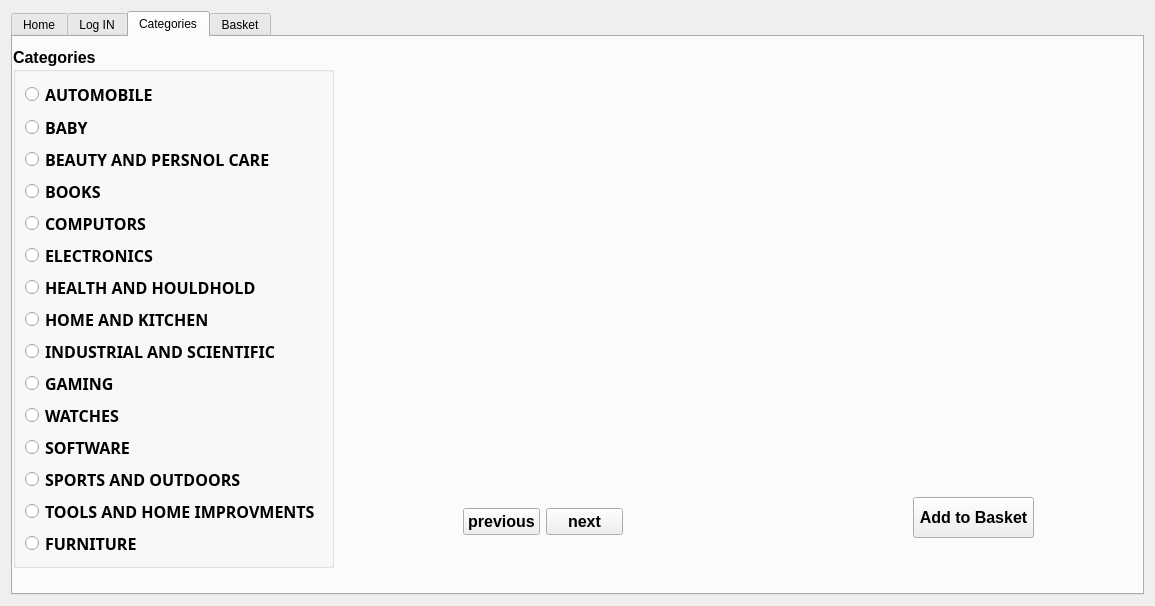
<?xml version="1.0" encoding="UTF-8"?>
<ui version="4.0">
 <class>Show_items</class>
 <widget class="QDialog" name="Show_items">
  <property name="geometry">
   <rect>
    <x>0</x>
    <y>0</y>
    <width>1155</width>
    <height>606</height>
   </rect>
  </property>
  <property name="windowTitle">
   <string>BazzarOne</string>
  </property>
  <layout class="QVBoxLayout" name="verticalLayout_3">
   <item>
    <widget class="QTabWidget" name="tabWidget">
     <property name="styleSheet">
      <string notr="true">background-image: url(:/new/prefix1/Background/window.jpeg);</string>
     </property>
     <property name="currentIndex">
      <number>2</number>
     </property>
     <widget class="QWidget" name="tab_Home">
      <attribute name="icon">
       <iconset resource="background.qrc">
        <normaloff>:/new/prefix1/Background/Home.png</normaloff>:/new/prefix1/Background/Home.png</iconset>
      </attribute>
      <attribute name="title">
       <string>Home</string>
      </attribute>
      <widget class="QPushButton" name="pushButton_search">
       <property name="geometry">
        <rect>
         <x>940</x>
         <y>32</y>
         <width>41</width>
         <height>41</height>
        </rect>
       </property>
       <property name="styleSheet">
        <string notr="true">background-image: url(:/new/prefix1/Background/search.png);</string>
       </property>
       <property name="text">
        <string/>
       </property>
      </widget>
      <widget class="QLineEdit" name="lineEdit_search">
       <property name="geometry">
        <rect>
         <x>420</x>
         <y>30</y>
         <width>511</width>
         <height>41</height>
        </rect>
       </property>
       <property name="styleSheet">
        <string notr="true">background-image: url(:/new/prefix1/Background/white.jpg);</string>
       </property>
      </widget>
      <widget class="QPushButton" name="pushButton_orders3">
       <property name="geometry">
        <rect>
         <x>1010</x>
         <y>300</y>
         <width>75</width>
         <height>23</height>
        </rect>
       </property>
       <property name="text">
        <string>See Item</string>
       </property>
      </widget>
      <widget class="QLabel" name="label_opic3">
       <property name="geometry">
        <rect>
         <x>780</x>
         <y>360</y>
         <width>151</width>
         <height>151</height>
        </rect>
       </property>
       <property name="font">
        <font>
         <family>Ebrima</family>
         <weight>75</weight>
         <bold>true</bold>
         <strikeout>false</strikeout>
        </font>
       </property>
       <property name="text">
        <string/>
       </property>
      </widget>
      <widget class="QLabel" name="label_Fname2">
       <property name="geometry">
        <rect>
         <x>580</x>
         <y>140</y>
         <width>151</width>
         <height>121</height>
        </rect>
       </property>
       <property name="font">
        <font>
         <family>Ebrima</family>
         <pointsize>10</pointsize>
         <weight>75</weight>
         <bold>true</bold>
         <strikeout>false</strikeout>
        </font>
       </property>
       <property name="text">
        <string/>
       </property>
      </widget>
      <widget class="QPushButton" name="pushButton_ordero3">
       <property name="geometry">
        <rect>
         <x>1020</x>
         <y>500</y>
         <width>75</width>
         <height>23</height>
        </rect>
       </property>
       <property name="text">
        <string>See Item</string>
       </property>
      </widget>
      <widget class="QPushButton" name="pushButton_orders2">
       <property name="geometry">
        <rect>
         <x>610</x>
         <y>300</y>
         <width>75</width>
         <height>23</height>
        </rect>
       </property>
       <property name="text">
        <string>See Item</string>
       </property>
      </widget>
      <widget class="QPushButton" name="pushButton_ordero1">
       <property name="geometry">
        <rect>
         <x>250</x>
         <y>500</y>
         <width>75</width>
         <height>23</height>
        </rect>
       </property>
       <property name="text">
        <string>See Item</string>
       </property>
      </widget>
      <widget class="QLabel" name="label_opic1">
       <property name="geometry">
        <rect>
         <x>30</x>
         <y>360</y>
         <width>151</width>
         <height>151</height>
        </rect>
       </property>
       <property name="font">
        <font>
         <family>Ebrima</family>
         <weight>75</weight>
         <bold>true</bold>
         <strikeout>false</strikeout>
        </font>
       </property>
       <property name="text">
        <string/>
       </property>
      </widget>
      <widget class="QLabel" name="label_oname1">
       <property name="geometry">
        <rect>
         <x>230</x>
         <y>360</y>
         <width>151</width>
         <height>121</height>
        </rect>
       </property>
       <property name="font">
        <font>
         <family>Ebrima</family>
         <pointsize>10</pointsize>
         <weight>75</weight>
         <bold>true</bold>
         <strikeout>false</strikeout>
        </font>
       </property>
       <property name="text">
        <string/>
       </property>
      </widget>
      <widget class="QLabel" name="label_oname3">
       <property name="geometry">
        <rect>
         <x>980</x>
         <y>360</y>
         <width>151</width>
         <height>121</height>
        </rect>
       </property>
       <property name="font">
        <font>
         <family>Ebrima</family>
         <pointsize>10</pointsize>
         <weight>75</weight>
         <bold>true</bold>
         <strikeout>false</strikeout>
        </font>
       </property>
       <property name="text">
        <string/>
       </property>
      </widget>
      <widget class="QLabel" name="label_opic2">
       <property name="geometry">
        <rect>
         <x>400</x>
         <y>360</y>
         <width>151</width>
         <height>151</height>
        </rect>
       </property>
       <property name="font">
        <font>
         <family>Ebrima</family>
         <weight>75</weight>
         <bold>true</bold>
         <strikeout>false</strikeout>
        </font>
       </property>
       <property name="text">
        <string/>
       </property>
      </widget>
      <widget class="QLabel" name="label_8">
       <property name="geometry">
        <rect>
         <x>30</x>
         <y>20</y>
         <width>251</width>
         <height>61</height>
        </rect>
       </property>
       <property name="font">
        <font>
         <family>Ebrima</family>
         <pointsize>30</pointsize>
         <weight>50</weight>
         <bold>false</bold>
         <strikeout>false</strikeout>
        </font>
       </property>
       <property name="text">
        <string>BAZZAR ONE</string>
       </property>
      </widget>
      <widget class="QLabel" name="label_Fname1_2">
       <property name="geometry">
        <rect>
         <x>230</x>
         <y>270</y>
         <width>151</width>
         <height>21</height>
        </rect>
       </property>
       <property name="font">
        <font>
         <family>Ebrima</family>
         <pointsize>12</pointsize>
         <weight>75</weight>
         <bold>true</bold>
         <strikeout>true</strikeout>
        </font>
       </property>
       <property name="text">
        <string/>
       </property>
      </widget>
      <widget class="QPushButton" name="pushButton_ordero2">
       <property name="geometry">
        <rect>
         <x>620</x>
         <y>490</y>
         <width>75</width>
         <height>23</height>
        </rect>
       </property>
       <property name="text">
        <string>See Item</string>
       </property>
      </widget>
      <widget class="QLabel" name="label_Fname3_3">
       <property name="geometry">
        <rect>
         <x>970</x>
         <y>270</y>
         <width>151</width>
         <height>21</height>
        </rect>
       </property>
       <property name="font">
        <font>
         <family>Ebrima</family>
         <pointsize>12</pointsize>
         <weight>75</weight>
         <bold>true</bold>
         <strikeout>true</strikeout>
        </font>
       </property>
       <property name="text">
        <string/>
       </property>
      </widget>
      <widget class="QLabel" name="label_Fpic3">
       <property name="geometry">
        <rect>
         <x>780</x>
         <y>140</y>
         <width>151</width>
         <height>151</height>
        </rect>
       </property>
       <property name="font">
        <font>
         <family>Ebrima</family>
         <weight>75</weight>
         <bold>true</bold>
         <strikeout>false</strikeout>
        </font>
       </property>
       <property name="text">
        <string/>
       </property>
      </widget>
      <widget class="QLabel" name="label_oname2">
       <property name="geometry">
        <rect>
         <x>600</x>
         <y>360</y>
         <width>151</width>
         <height>121</height>
        </rect>
       </property>
       <property name="font">
        <font>
         <family>Ebrima</family>
         <pointsize>10</pointsize>
         <weight>75</weight>
         <bold>true</bold>
         <strikeout>false</strikeout>
        </font>
       </property>
       <property name="text">
        <string/>
       </property>
      </widget>
      <widget class="QLabel" name="label_Fname3">
       <property name="geometry">
        <rect>
         <x>970</x>
         <y>140</y>
         <width>151</width>
         <height>121</height>
        </rect>
       </property>
       <property name="font">
        <font>
         <family>Ebrima</family>
         <pointsize>10</pointsize>
         <weight>75</weight>
         <bold>true</bold>
         <strikeout>false</strikeout>
        </font>
       </property>
       <property name="text">
        <string/>
       </property>
      </widget>
      <widget class="QLabel" name="label_Fpic2">
       <property name="geometry">
        <rect>
         <x>400</x>
         <y>140</y>
         <width>151</width>
         <height>151</height>
        </rect>
       </property>
       <property name="font">
        <font>
         <family>Ebrima</family>
         <weight>75</weight>
         <bold>true</bold>
         <strikeout>false</strikeout>
        </font>
       </property>
       <property name="text">
        <string/>
       </property>
      </widget>
      <widget class="QLabel" name="label_Fname2_2">
       <property name="geometry">
        <rect>
         <x>580</x>
         <y>270</y>
         <width>151</width>
         <height>21</height>
        </rect>
       </property>
       <property name="font">
        <font>
         <family>Ebrima</family>
         <pointsize>12</pointsize>
         <weight>75</weight>
         <bold>true</bold>
         <strikeout>true</strikeout>
        </font>
       </property>
       <property name="text">
        <string/>
       </property>
      </widget>
      <widget class="QLabel" name="label_Fname1">
       <property name="geometry">
        <rect>
         <x>230</x>
         <y>140</y>
         <width>151</width>
         <height>121</height>
        </rect>
       </property>
       <property name="font">
        <font>
         <family>Ebrima</family>
         <pointsize>10</pointsize>
         <weight>75</weight>
         <bold>true</bold>
         <strikeout>false</strikeout>
        </font>
       </property>
       <property name="text">
        <string/>
       </property>
      </widget>
      <widget class="QLabel" name="label_14">
       <property name="geometry">
        <rect>
         <x>30</x>
         <y>320</y>
         <width>151</width>
         <height>16</height>
        </rect>
       </property>
       <property name="font">
        <font>
         <family>Ebrima</family>
         <pointsize>10</pointsize>
         <weight>50</weight>
         <bold>false</bold>
        </font>
       </property>
       <property name="text">
        <string/>
       </property>
      </widget>
      <widget class="QPushButton" name="pushButton_orders1">
       <property name="geometry">
        <rect>
         <x>250</x>
         <y>300</y>
         <width>75</width>
         <height>23</height>
        </rect>
       </property>
       <property name="text">
        <string>See Item</string>
       </property>
      </widget>
      <widget class="QLabel" name="label_Fpic1">
       <property name="geometry">
        <rect>
         <x>30</x>
         <y>140</y>
         <width>151</width>
         <height>151</height>
        </rect>
       </property>
       <property name="font">
        <font>
         <family>Ebrima</family>
         <weight>75</weight>
         <bold>true</bold>
         <strikeout>false</strikeout>
        </font>
       </property>
       <property name="text">
        <string/>
       </property>
      </widget>
      <widget class="QLabel" name="label_13">
       <property name="geometry">
        <rect>
         <x>30</x>
         <y>100</y>
         <width>151</width>
         <height>16</height>
        </rect>
       </property>
       <property name="font">
        <font>
         <family>Ebrima</family>
         <pointsize>10</pointsize>
         <weight>50</weight>
         <bold>false</bold>
        </font>
       </property>
       <property name="text">
        <string/>
       </property>
      </widget>
     </widget>
     <widget class="QWidget" name="tab_Log_in">
      <attribute name="icon">
       <iconset resource="background.qrc">
        <normaloff>:/new/prefix1/Background/loginButton.jpeg</normaloff>:/new/prefix1/Background/loginButton.jpeg</iconset>
      </attribute>
      <attribute name="title">
       <string>Log IN</string>
      </attribute>
      <widget class="QGroupBox" name="groupBox">
       <property name="geometry">
        <rect>
         <x>790</x>
         <y>10</y>
         <width>321</width>
         <height>431</height>
        </rect>
       </property>
       <property name="font">
        <font>
         <family>Ebrima</family>
         <pointsize>14</pointsize>
         <weight>75</weight>
         <bold>true</bold>
        </font>
       </property>
       <property name="title">
        <string>LOG IN</string>
       </property>
       <layout class="QVBoxLayout" name="verticalLayout_2">
        <item>
         <layout class="QVBoxLayout" name="verticalLayout">
          <item>
           <widget class="QLabel" name="label">
            <property name="font">
             <font>
              <family>Ebrima</family>
              <pointsize>14</pointsize>
              <weight>75</weight>
              <bold>true</bold>
             </font>
            </property>
            <property name="text">
             <string>Username</string>
            </property>
           </widget>
          </item>
          <item>
           <widget class="QLineEdit" name="lineEdit_username">
            <property name="font">
             <font>
              <family>Ebrima</family>
              <pointsize>12</pointsize>
             </font>
            </property>
            <property name="styleSheet">
             <string notr="true">background-image: url(:/new/prefix1/Background/white.jpg);</string>
            </property>
           </widget>
          </item>
          <item>
           <widget class="QLabel" name="label_3">
            <property name="font">
             <font>
              <family>Ebrima</family>
              <pointsize>14</pointsize>
              <weight>75</weight>
              <bold>true</bold>
             </font>
            </property>
            <property name="text">
             <string>Password</string>
            </property>
           </widget>
          </item>
          <item>
           <widget class="QLineEdit" name="lineEdit_password">
            <property name="font">
             <font>
              <family>Ebrima</family>
              <pointsize>12</pointsize>
             </font>
            </property>
            <property name="styleSheet">
             <string notr="true">background-image: url(:/new/prefix1/Background/white.jpg);</string>
            </property>
            <property name="echoMode">
             <enum>QLineEdit::Password</enum>
            </property>
           </widget>
          </item>
          <item>
           <widget class="QPushButton" name="pushButton_login">
            <property name="font">
             <font>
              <family>Ebrima</family>
              <pointsize>12</pointsize>
              <weight>75</weight>
              <bold>true</bold>
             </font>
            </property>
            <property name="styleSheet">
             <string notr="true">background-image: url(:/new/prefix1/Background/warning.jpeg);
</string>
            </property>
            <property name="text">
             <string>Log-In</string>
            </property>
           </widget>
          </item>
          <item>
           <widget class="QLabel" name="label_4">
            <property name="text">
             <string>    don't have an account?</string>
            </property>
           </widget>
          </item>
          <item>
           <widget class="QPushButton" name="pushButton_signup">
            <property name="font">
             <font>
              <family>Ebrima</family>
              <pointsize>12</pointsize>
              <weight>75</weight>
              <bold>true</bold>
             </font>
            </property>
            <property name="styleSheet">
             <string notr="true">background-image: url(:/new/prefix1/Background/warning.jpeg);
</string>
            </property>
            <property name="text">
             <string>Create Your Bazzar-One Account </string>
            </property>
           </widget>
          </item>
         </layout>
        </item>
       </layout>
      </widget>
      <widget class="QLabel" name="label_pic">
       <property name="geometry">
        <rect>
         <x>11</x>
         <y>59</y>
         <width>711</width>
         <height>361</height>
        </rect>
       </property>
       <property name="text">
        <string/>
       </property>
      </widget>
      <widget class="QLabel" name="label_2">
       <property name="geometry">
        <rect>
         <x>270</x>
         <y>10</y>
         <width>200</width>
         <height>30</height>
        </rect>
       </property>
       <property name="font">
        <font>
         <family>Ebrima</family>
         <pointsize>18</pointsize>
         <weight>75</weight>
         <bold>true</bold>
        </font>
       </property>
       <property name="text">
        <string>    BAZZAR - ONE </string>
       </property>
      </widget>
      <widget class="QLabel" name="label_loginerror">
       <property name="geometry">
        <rect>
         <x>820</x>
         <y>460</y>
         <width>281</width>
         <height>31</height>
        </rect>
       </property>
       <property name="text">
        <string/>
       </property>
      </widget>
     </widget>
     <widget class="QWidget" name="tab_Categories">
      <attribute name="icon">
       <iconset resource="background.qrc">
        <normaloff>:/new/prefix1/Background/catagory.png</normaloff>:/new/prefix1/Background/catagory.png</iconset>
      </attribute>
      <attribute name="title">
       <string>Categories</string>
      </attribute>
      <widget class="QGroupBox" name="groupBox_2">
       <property name="geometry">
        <rect>
         <x>0</x>
         <y>10</y>
         <width>321</width>
         <height>521</height>
        </rect>
       </property>
       <property name="font">
        <font>
         <pointsize>12</pointsize>
         <weight>75</weight>
         <bold>true</bold>
        </font>
       </property>
       <property name="title">
        <string>Categories</string>
       </property>
       <layout class="QVBoxLayout" name="verticalLayout_5">
        <item>
         <widget class="QRadioButton" name="rB_automobile_2">
          <property name="font">
           <font>
            <family>Ebrima</family>
            <pointsize>12</pointsize>
            <weight>75</weight>
            <bold>true</bold>
           </font>
          </property>
          <property name="text">
           <string>AUTOMOBILE</string>
          </property>
         </widget>
        </item>
        <item>
         <widget class="QRadioButton" name="rB_baby_2">
          <property name="font">
           <font>
            <family>Ebrima</family>
            <pointsize>12</pointsize>
            <weight>75</weight>
            <bold>true</bold>
           </font>
          </property>
          <property name="text">
           <string>BABY</string>
          </property>
         </widget>
        </item>
        <item>
         <widget class="QRadioButton" name="rB_Beauty_2">
          <property name="font">
           <font>
            <family>Ebrima</family>
            <pointsize>12</pointsize>
            <weight>75</weight>
            <bold>true</bold>
           </font>
          </property>
          <property name="text">
           <string>BEAUTY AND PERSNOL CARE</string>
          </property>
         </widget>
        </item>
        <item>
         <widget class="QRadioButton" name="rB_books_2">
          <property name="font">
           <font>
            <family>Ebrima</family>
            <pointsize>12</pointsize>
            <weight>75</weight>
            <bold>true</bold>
           </font>
          </property>
          <property name="text">
           <string>BOOKS</string>
          </property>
         </widget>
        </item>
        <item>
         <widget class="QRadioButton" name="rB_computors_2">
          <property name="font">
           <font>
            <family>Ebrima</family>
            <pointsize>12</pointsize>
            <weight>75</weight>
            <bold>true</bold>
           </font>
          </property>
          <property name="text">
           <string>COMPUTORS</string>
          </property>
         </widget>
        </item>
        <item>
         <widget class="QRadioButton" name="rB_electronics_2">
          <property name="font">
           <font>
            <family>Ebrima</family>
            <pointsize>12</pointsize>
            <weight>75</weight>
            <bold>true</bold>
           </font>
          </property>
          <property name="text">
           <string>ELECTRONICS</string>
          </property>
         </widget>
        </item>
        <item>
         <widget class="QRadioButton" name="rB_health_2">
          <property name="font">
           <font>
            <family>Ebrima</family>
            <pointsize>12</pointsize>
            <weight>75</weight>
            <bold>true</bold>
           </font>
          </property>
          <property name="text">
           <string>HEALTH AND HOULDHOLD</string>
          </property>
         </widget>
        </item>
        <item>
         <widget class="QRadioButton" name="rB_homekitchen_2">
          <property name="font">
           <font>
            <family>Ebrima</family>
            <pointsize>12</pointsize>
            <weight>75</weight>
            <bold>true</bold>
           </font>
          </property>
          <property name="text">
           <string>HOME AND KITCHEN</string>
          </property>
         </widget>
        </item>
        <item>
         <widget class="QRadioButton" name="rB_indus_scientific_2">
          <property name="font">
           <font>
            <family>Ebrima</family>
            <pointsize>12</pointsize>
            <weight>75</weight>
            <bold>true</bold>
           </font>
          </property>
          <property name="text">
           <string>INDUSTRIAL AND SCIENTIFIC</string>
          </property>
         </widget>
        </item>
        <item>
         <widget class="QRadioButton" name="rB_gaming_2">
          <property name="font">
           <font>
            <family>Ebrima</family>
            <pointsize>12</pointsize>
            <weight>75</weight>
            <bold>true</bold>
           </font>
          </property>
          <property name="text">
           <string>GAMING</string>
          </property>
         </widget>
        </item>
        <item>
         <widget class="QRadioButton" name="rB_watches_2">
          <property name="font">
           <font>
            <family>Ebrima</family>
            <pointsize>12</pointsize>
            <weight>75</weight>
            <bold>true</bold>
           </font>
          </property>
          <property name="text">
           <string>WATCHES</string>
          </property>
         </widget>
        </item>
        <item>
         <widget class="QRadioButton" name="rB_software_2">
          <property name="font">
           <font>
            <family>Ebrima</family>
            <pointsize>12</pointsize>
            <weight>75</weight>
            <bold>true</bold>
           </font>
          </property>
          <property name="text">
           <string>SOFTWARE</string>
          </property>
         </widget>
        </item>
        <item>
         <widget class="QRadioButton" name="rB_sports_2">
          <property name="font">
           <font>
            <family>Ebrima</family>
            <pointsize>12</pointsize>
            <weight>75</weight>
            <bold>true</bold>
           </font>
          </property>
          <property name="text">
           <string>SPORTS AND OUTDOORS</string>
          </property>
         </widget>
        </item>
        <item>
         <widget class="QRadioButton" name="rB_Tools_2">
          <property name="font">
           <font>
            <family>Ebrima</family>
            <pointsize>12</pointsize>
            <weight>75</weight>
            <bold>true</bold>
           </font>
          </property>
          <property name="text">
           <string>TOOLS AND HOME IMPROVMENTS</string>
          </property>
         </widget>
        </item>
        <item>
         <widget class="QRadioButton" name="rB_furniture_2">
          <property name="font">
           <font>
            <family>Ebrima</family>
            <pointsize>12</pointsize>
            <weight>75</weight>
            <bold>true</bold>
           </font>
          </property>
          <property name="text">
           <string>FURNITURE</string>
          </property>
         </widget>
        </item>
       </layout>
      </widget>
      <widget class="QLabel" name="label_itempic">
       <property name="geometry">
        <rect>
         <x>330</x>
         <y>20</y>
         <width>371</width>
         <height>261</height>
        </rect>
       </property>
       <property name="font">
        <font>
         <pointsize>12</pointsize>
         <weight>75</weight>
         <bold>true</bold>
        </font>
       </property>
       <property name="text">
        <string/>
       </property>
      </widget>
      <widget class="QWidget" name="layoutWidget">
       <property name="geometry">
        <rect>
         <x>450</x>
         <y>470</y>
         <width>160</width>
         <height>30</height>
        </rect>
       </property>
       <property name="font">
        <font>
         <pointsize>12</pointsize>
         <weight>75</weight>
         <bold>true</bold>
        </font>
       </property>
       <layout class="QHBoxLayout" name="horizontalLayout">
        <item>
         <widget class="QPushButton" name="pushButton_previous">
          <property name="font">
           <font>
            <pointsize>12</pointsize>
            <weight>75</weight>
            <bold>true</bold>
           </font>
          </property>
          <property name="styleSheet">
           <string notr="true">background-image: url(:/new/prefix1/Background/warning.jpeg);
</string>
          </property>
          <property name="text">
           <string>previous</string>
          </property>
         </widget>
        </item>
        <item>
         <widget class="QPushButton" name="pushButton_next">
          <property name="font">
           <font>
            <pointsize>12</pointsize>
            <weight>75</weight>
            <bold>true</bold>
           </font>
          </property>
          <property name="styleSheet">
           <string notr="true">background-image: url(:/new/prefix1/Background/warning.jpeg);
</string>
          </property>
          <property name="text">
           <string>next</string>
          </property>
         </widget>
        </item>
       </layout>
      </widget>
      <widget class="QLabel" name="label_itemname_price">
       <property name="geometry">
        <rect>
         <x>726</x>
         <y>3</y>
         <width>391</width>
         <height>81</height>
        </rect>
       </property>
       <property name="font">
        <font>
         <pointsize>12</pointsize>
         <weight>75</weight>
         <bold>true</bold>
        </font>
       </property>
       <property name="text">
        <string/>
       </property>
      </widget>
      <widget class="QPushButton" name="pushButton_addtobasket">
       <property name="geometry">
        <rect>
         <x>900</x>
         <y>460</y>
         <width>121</width>
         <height>41</height>
        </rect>
       </property>
       <property name="font">
        <font>
         <pointsize>12</pointsize>
         <weight>75</weight>
         <bold>true</bold>
        </font>
       </property>
       <property name="styleSheet">
        <string notr="true">background-image: url(:/new/prefix1/Background/warning.jpeg);
</string>
       </property>
       <property name="text">
        <string>Add to Basket</string>
       </property>
      </widget>
      <widget class="QLabel" name="label_price">
       <property name="geometry">
        <rect>
         <x>780</x>
         <y>110</y>
         <width>301</width>
         <height>31</height>
        </rect>
       </property>
       <property name="font">
        <font>
         <pointsize>12</pointsize>
         <weight>75</weight>
         <bold>true</bold>
        </font>
       </property>
       <property name="text">
        <string/>
       </property>
      </widget>
      <widget class="QLabel" name="label_rating">
       <property name="geometry">
        <rect>
         <x>780</x>
         <y>150</y>
         <width>301</width>
         <height>31</height>
        </rect>
       </property>
       <property name="font">
        <font>
         <pointsize>12</pointsize>
         <weight>75</weight>
         <bold>true</bold>
        </font>
       </property>
       <property name="text">
        <string/>
       </property>
      </widget>
     </widget>
     <widget class="QWidget" name="tab_Basket">
      <attribute name="icon">
       <iconset resource="background.qrc">
        <normaloff>:/new/prefix1/Background/Basket.png</normaloff>:/new/prefix1/Background/Basket.png</iconset>
      </attribute>
      <attribute name="title">
       <string>Basket</string>
      </attribute>
      <widget class="QWidget" name="layoutWidget_2">
       <property name="geometry">
        <rect>
         <x>260</x>
         <y>160</y>
         <width>661</width>
         <height>221</height>
        </rect>
       </property>
       <layout class="QVBoxLayout" name="verticalLayout_6">
        <item>
         <widget class="QLabel" name="label_6">
          <property name="font">
           <font>
            <family>Ebrima</family>
            <pointsize>18</pointsize>
            <weight>75</weight>
            <bold>true</bold>
           </font>
          </property>
          <property name="text">
           <string>Welcome to Bazzar-One! Please login/Signup.</string>
          </property>
         </widget>
        </item>
        <item>
         <widget class="QPushButton" name="pushButton">
          <property name="font">
           <font>
            <family>Ebrima</family>
            <pointsize>14</pointsize>
            <weight>75</weight>
            <bold>true</bold>
           </font>
          </property>
          <property name="styleSheet">
           <string notr="true">background-image: url(:/new/prefix1/Background/warning.jpeg);</string>
          </property>
          <property name="text">
           <string>CLICK HERE TO LOGIN</string>
          </property>
         </widget>
        </item>
       </layout>
      </widget>
     </widget>
    </widget>
   </item>
  </layout>
 </widget>
 <resources>
  <include location="background.qrc"/>
 </resources>
 <connections/>
</ui>
